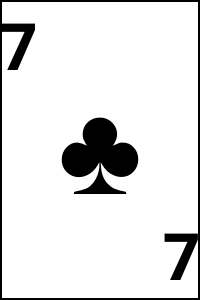
<?xml version="1.0" encoding="UTF-8"?>
<ui version="4.0">
 <class>Card</class>
 <widget class="QWidget" name="Card">
  <property name="geometry">
   <rect>
    <x>0</x>
    <y>0</y>
    <width>200</width>
    <height>300</height>
   </rect>
  </property>
  <property name="windowTitle">
   <string>Card</string>
  </property>
  <property name="styleSheet">
   <string notr="true">.QWidget {
	background-color: rgb(255, 255, 255);
}

#shape {
border: 2px solid black;
}
</string>
  </property>
  <widget class="QLabel" name="shape">
   <property name="geometry">
    <rect>
     <x>0</x>
     <y>0</y>
     <width>200</width>
     <height>300</height>
    </rect>
   </property>
   <property name="font">
    <font>
     <pointsize>96</pointsize>
    </font>
   </property>
   <property name="text">
    <string>♣</string>
   </property>
   <property name="alignment">
    <set>Qt::AlignCenter</set>
   </property>
  </widget>
  <widget class="QLabel" name="number_bottom">
   <property name="geometry">
    <rect>
     <x>0</x>
     <y>0</y>
     <width>200</width>
     <height>300</height>
    </rect>
   </property>
   <property name="font">
    <font>
     <family>바탕</family>
     <pointsize>49</pointsize>
     <weight>75</weight>
     <bold>true</bold>
    </font>
   </property>
   <property name="text">
    <string>7</string>
   </property>
   <property name="alignment">
    <set>Qt::AlignBottom|Qt::AlignRight|Qt::AlignTrailing</set>
   </property>
   <property name="indent">
    <number>-1</number>
   </property>
  </widget>
  <widget class="QLabel" name="number_top">
   <property name="geometry">
    <rect>
     <x>0</x>
     <y>0</y>
     <width>200</width>
     <height>300</height>
    </rect>
   </property>
   <property name="font">
    <font>
     <family>바탕</family>
     <pointsize>49</pointsize>
     <weight>75</weight>
     <bold>true</bold>
    </font>
   </property>
   <property name="text">
    <string>7</string>
   </property>
   <property name="alignment">
    <set>Qt::AlignLeading|Qt::AlignLeft|Qt::AlignTop</set>
   </property>
   <property name="indent">
    <number>-1</number>
   </property>
  </widget>
 </widget>
 <resources/>
 <connections/>
</ui>
